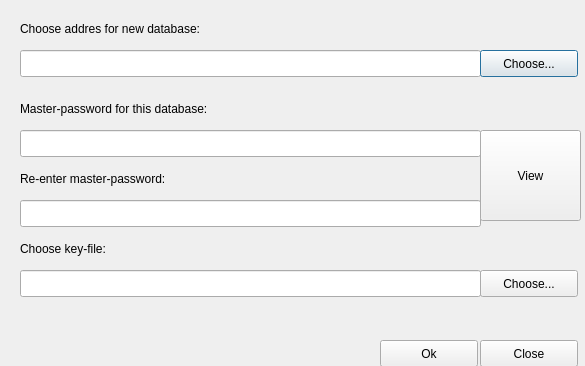
<?xml version="1.0" encoding="UTF-8"?>
<ui version="4.0">
 <class>Dialog</class>
 <widget class="QDialog" name="Dialog">
  <property name="geometry">
   <rect>
    <x>0</x>
    <y>0</y>
    <width>585</width>
    <height>366</height>
   </rect>
  </property>
  <property name="minimumSize">
   <size>
    <width>585</width>
    <height>366</height>
   </size>
  </property>
  <property name="maximumSize">
   <size>
    <width>585</width>
    <height>16777215</height>
   </size>
  </property>
  <property name="windowTitle">
   <string>Create database</string>
  </property>
  <widget class="QLineEdit" name="addr">
   <property name="geometry">
    <rect>
     <x>20</x>
     <y>50</y>
     <width>461</width>
     <height>27</height>
    </rect>
   </property>
  </widget>
  <widget class="QLabel" name="label">
   <property name="geometry">
    <rect>
     <x>20</x>
     <y>20</y>
     <width>231</width>
     <height>17</height>
    </rect>
   </property>
   <property name="text">
    <string>Choose addres for new database:</string>
   </property>
  </widget>
  <widget class="QPushButton" name="crt_base">
   <property name="geometry">
    <rect>
     <x>480</x>
     <y>50</y>
     <width>98</width>
     <height>27</height>
    </rect>
   </property>
   <property name="text">
    <string>Choose...</string>
   </property>
  </widget>
  <widget class="QPushButton" name="ch_k_f">
   <property name="geometry">
    <rect>
     <x>480</x>
     <y>270</y>
     <width>98</width>
     <height>27</height>
    </rect>
   </property>
   <property name="text">
    <string>Choose...</string>
   </property>
  </widget>
  <widget class="QLineEdit" name="key_file">
   <property name="geometry">
    <rect>
     <x>20</x>
     <y>270</y>
     <width>461</width>
     <height>27</height>
    </rect>
   </property>
  </widget>
  <widget class="QLabel" name="label_2">
   <property name="geometry">
    <rect>
     <x>20</x>
     <y>240</y>
     <width>181</width>
     <height>17</height>
    </rect>
   </property>
   <property name="text">
    <string>Choose key-file:</string>
   </property>
  </widget>
  <widget class="QLineEdit" name="pwd">
   <property name="geometry">
    <rect>
     <x>20</x>
     <y>130</y>
     <width>461</width>
     <height>27</height>
    </rect>
   </property>
   <property name="echoMode">
    <enum>QLineEdit::Password</enum>
   </property>
  </widget>
  <widget class="QLabel" name="label_3">
   <property name="geometry">
    <rect>
     <x>20</x>
     <y>100</y>
     <width>241</width>
     <height>17</height>
    </rect>
   </property>
   <property name="text">
    <string>Master-password for this database:</string>
   </property>
  </widget>
  <widget class="QLabel" name="label_4">
   <property name="geometry">
    <rect>
     <x>20</x>
     <y>170</y>
     <width>241</width>
     <height>17</height>
    </rect>
   </property>
   <property name="text">
    <string>Re-enter master-password:</string>
   </property>
  </widget>
  <widget class="QLineEdit" name="repwd">
   <property name="geometry">
    <rect>
     <x>20</x>
     <y>200</y>
     <width>461</width>
     <height>27</height>
    </rect>
   </property>
   <property name="echoMode">
    <enum>QLineEdit::Password</enum>
   </property>
  </widget>
  <widget class="QPushButton" name="view_pwd">
   <property name="geometry">
    <rect>
     <x>480</x>
     <y>130</y>
     <width>101</width>
     <height>91</height>
    </rect>
   </property>
   <property name="text">
    <string>View</string>
   </property>
  </widget>
  <widget class="QPushButton" name="cls_btn">
   <property name="geometry">
    <rect>
     <x>480</x>
     <y>340</y>
     <width>98</width>
     <height>27</height>
    </rect>
   </property>
   <property name="text">
    <string>Close</string>
   </property>
  </widget>
  <widget class="QPushButton" name="ok_btn">
   <property name="geometry">
    <rect>
     <x>380</x>
     <y>340</y>
     <width>98</width>
     <height>27</height>
    </rect>
   </property>
   <property name="text">
    <string>Ok</string>
   </property>
  </widget>
 </widget>
 <resources/>
 <connections/>
</ui>
